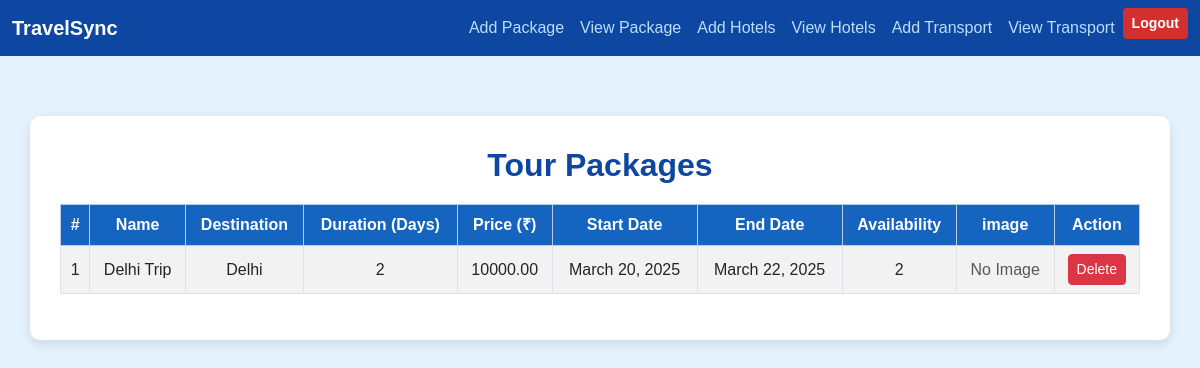
/view-tour/, run on an earlier commit of the app's database.
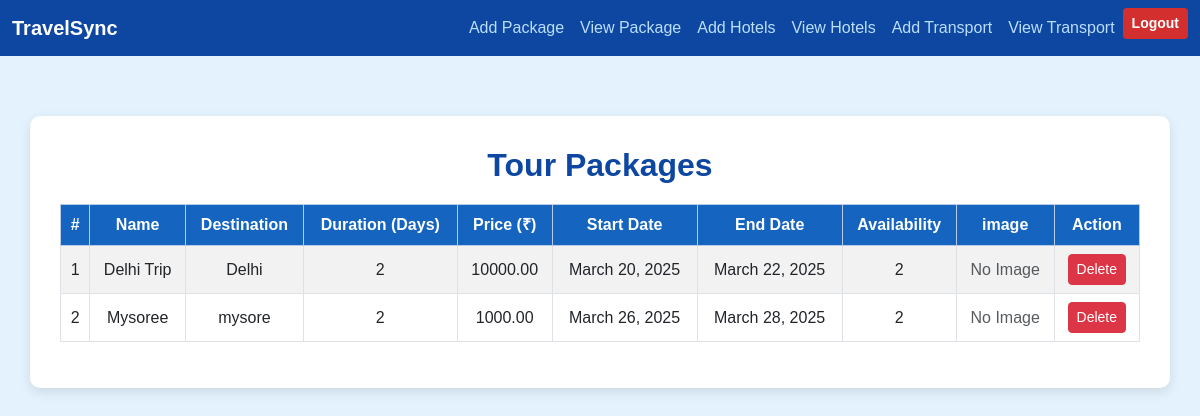
And on a later commit of the database.
### app/models.py (models this page shows, shortened)
class TourPackage(models.Model):
    name = models.CharField(max_length=255)
    destination = models.CharField(max_length=255)
    duration = models.IntegerField(help_text="Duration in days")
    price = models.DecimalField(max_digits=10, decimal_places=2)
    description = models.TextField()
    start_date = models.DateField()
    end_date = models.DateField()
    availability = models.IntegerField(help_text="Number of slots available")
    image = models.ImageField(upload_to='tour_packages/', null=True, blank=True)

### app/views.py (the view)
# urls.py: path('view-tour/', views.view_tour_package, name='view_tour'),
def view_tour_package(req):
    data=TourPackage.objects.all()
    return render(req,'staf/view_tour_package.html',{'data':data})

### templates/staf/view_tour_package.html (shortened to what this page needs)
<!DOCTYPE html>
<html lang="en">
<head>
    <link rel="stylesheet" href="https://cdn.jsdelivr.net/npm/bootstrap@5.3.0/dist/css/bootstrap.min.css">
</head>
<body>
    <nav class="navbar navbar-expand-lg navbar-dark">
        <div class="container-fluid">
            <a class="navbar-brand" href="../stafhome">TravelSync</a>
            <div class="collapse navbar-collapse" id="navbarNav">
                <ul class="navbar-nav ms-auto">
                    <li class="nav-item"><a class="nav-link" href="../add-tour">Add Package</a></li>
                    <li class="nav-item"><a class="nav-link" href="../view-tour">View Package</a></li>
                    <li class="nav-item"><a class="nav-link" href="../add-hotel">Add Hotels</a></li>
                    <li class="nav-item"><a class="nav-link" href="../view-hotel">View Hotels</a></li>
                    <li class="nav-item"><a class="nav-link" href="../add-transport">Add Transport</a></li>
                    <li class="nav-item"><a class="nav-link" href="../view-transport">View Transport</a></li>
                    <li class="nav-item">
                        <a class="btn btn-sm btn-logout" href="../logout">Logout</a>
                    </li>
                </ul>
            </div>
        </div>
    </nav>
    <div class="container">
        <h2> Tour Packages</h2>
        <div class="table-responsive">
            <table class="table table-bordered table-striped">
                <thead class="table-primary">
                    <tr>
                        <th>#</th>
                        <th>Name</th>
                        <th>Destination</th>
                        <th>Duration (Days)</th>
                        <th>Price (₹)</th>
                        <th>Start Date</th>
                        <th>End Date</th>
                        <th>Availability</th>
                        <th>image</th>
                        <th>Action</th>
                    </tr>
                </thead>
                <tbody>
                    {% for package in data %}
                    <tr>
                        <td>{{ forloop.counter }}</td>
                        <td>{{ package.name }}</td>
                        <td>{{ package.destination }}</td>
                        <td>{{ package.duration }}</td>
                        <td>{{ package.price }}</td>
                        <td>{{ package.start_date }}</td>
                        <td>{{ package.end_date }}</td>
                        <td>{{ package.availability }}</td>
                        <td>
                            {% if package.image %}
                                <img src="{{ package.image.url }}" alt="Package Image" width="100" height="70" class="img-thumbnail">
                            {% else %}
                                <span class="text-muted">No Image</span>
                            {% endif %}
                        </td>
                        <td>
                            <form action="{% url 'delete_tour' package.id %}" method="post" onsubmit="return confirm('Are you sure?');">
                                <button type="submit" class="btn btn-danger btn-sm">Delete</button>
                            </form>
                        </td>
                    </tr>
                    {% empty %}
                    <tr>
                        <td colspan="9" class="text-center text-danger">No Tour Packages Available</td>
                    </tr>
                    {% endfor %}
                </tbody>
            </table>
        </div>
    </div>
</body>
</html>

What changed in the data, as far as the page shows it:
added TourPackage: name "Mysoree", destination "mysore", duration "2", price "1000.00", start_date "March 26, 2025", end_date "March 28, 2025", availability "2", shows "No Image"
